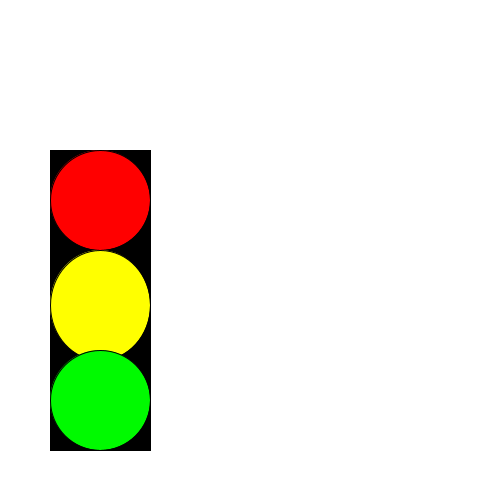
Frame 1 (no input)
Frame 60 (the mouse pressed at the canvas centre just before this capture): identical to frame 1, image omitted
Frame 120 (the mouse held since frame 60 and released just before this capture): identical to frame 1, image omitted

The Processing sketch that drew this single still picture (run headless with seeded random() and noise(); from frame 60 on, the mouse is pressed at the canvas centre):

// Processing sketch: opgave_3
// ── opgave_3.pde
void setup()
{ 
  size( 500, 500);
}
void draw() {
  background (255);

  fill(0);
  rect ( 50, 150, 100, 300);

  ellipseMode( CORNERS);
  fill(255, 0, 0);
  ellipse(50, 150, 150, 250);
  fill(255, 255, 0);
  ellipse( 50, 250, 150, 360);
  fill(0, 250, 0);
  ellipse(50, 350, 150, 450);
}
